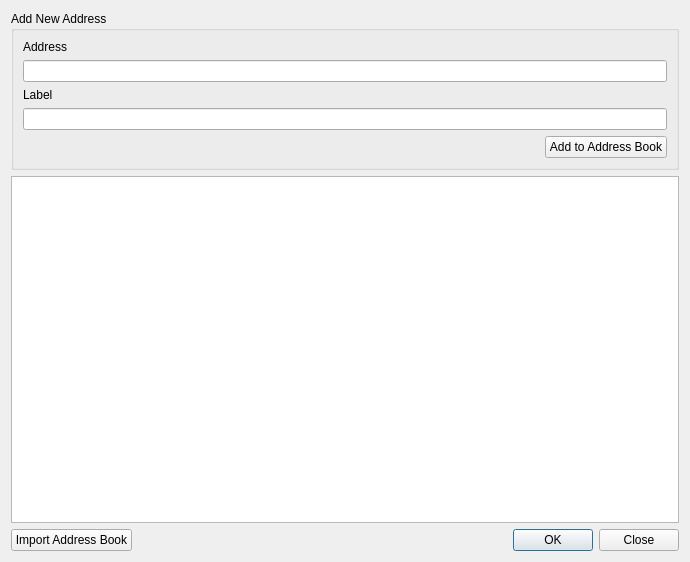
<?xml version="1.0" encoding="UTF-8"?>
<ui version="4.0">
 <class>addressBook</class>
 <widget class="QDialog" name="addressBook">
  <property name="geometry">
   <rect>
    <x>0</x>
    <y>0</y>
    <width>690</width>
    <height>562</height>
   </rect>
  </property>
  <property name="windowTitle">
   <string>Address Book</string>
  </property>
  <layout class="QVBoxLayout" name="verticalLayout">
   <item>
    <widget class="QGroupBox" name="groupBox">
     <property name="title">
      <string>Add New Address</string>
     </property>
     <layout class="QVBoxLayout" name="verticalLayout_2">
      <item>
       <widget class="QLabel" name="label_1">
        <property name="text">
         <string>Address</string>
        </property>
       </widget>
      </item>
      <item>
       <widget class="QLineEdit" name="addr"/>
      </item>
      <item>
       <widget class="QLabel" name="label_2">
        <property name="text">
         <string>Label</string>
        </property>
       </widget>
      </item>
      <item>
       <widget class="QLineEdit" name="label">
        <property name="maxLength">
         <number>40</number>
        </property>
       </widget>
      </item>
      <item>
       <layout class="QHBoxLayout" name="horizontalLayout">
        <item>
         <spacer name="horizontalSpacer">
          <property name="orientation">
           <enum>Qt::Horizontal</enum>
          </property>
          <property name="sizeHint" stdset="0">
           <size>
            <width>40</width>
            <height>20</height>
           </size>
          </property>
         </spacer>
        </item>
        <item>
         <widget class="QPushButton" name="addNew">
          <property name="text">
           <string>Add to Address Book</string>
          </property>
         </widget>
        </item>
       </layout>
      </item>
     </layout>
    </widget>
   </item>
   <item>
    <widget class="QTableView" name="addresses">
     <property name="selectionMode">
      <enum>QAbstractItemView::SingleSelection</enum>
     </property>
     <property name="selectionBehavior">
      <enum>QAbstractItemView::SelectRows</enum>
     </property>
     <attribute name="horizontalHeaderStretchLastSection">
      <bool>true</bool>
     </attribute>
     <attribute name="verticalHeaderVisible">
      <bool>false</bool>
     </attribute>
    </widget>
   </item>
   <item>
    <layout class="QHBoxLayout" name="horizontalLayout_2">
     <item>
      <widget class="QPushButton" name="btnImport">
       <property name="text">
        <string>Import Address Book</string>
       </property>
      </widget>
     </item>
     <item>
      <widget class="QDialogButtonBox" name="buttonBox">
       <property name="orientation">
        <enum>Qt::Horizontal</enum>
       </property>
       <property name="standardButtons">
        <set>QDialogButtonBox::Close|QDialogButtonBox::Ok</set>
       </property>
      </widget>
     </item>
    </layout>
   </item>
  </layout>
 </widget>
 <resources/>
 <connections>
  <connection>
   <sender>buttonBox</sender>
   <signal>accepted()</signal>
   <receiver>addressBook</receiver>
   <slot>accept()</slot>
   <hints>
    <hint type="sourcelabel">
     <x>248</x>
     <y>254</y>
    </hint>
    <hint type="destinationlabel">
     <x>157</x>
     <y>274</y>
    </hint>
   </hints>
  </connection>
  <connection>
   <sender>buttonBox</sender>
   <signal>rejected()</signal>
   <receiver>addressBook</receiver>
   <slot>reject()</slot>
   <hints>
    <hint type="sourcelabel">
     <x>316</x>
     <y>260</y>
    </hint>
    <hint type="destinationlabel">
     <x>286</x>
     <y>274</y>
    </hint>
   </hints>
  </connection>
 </connections>
</ui>
